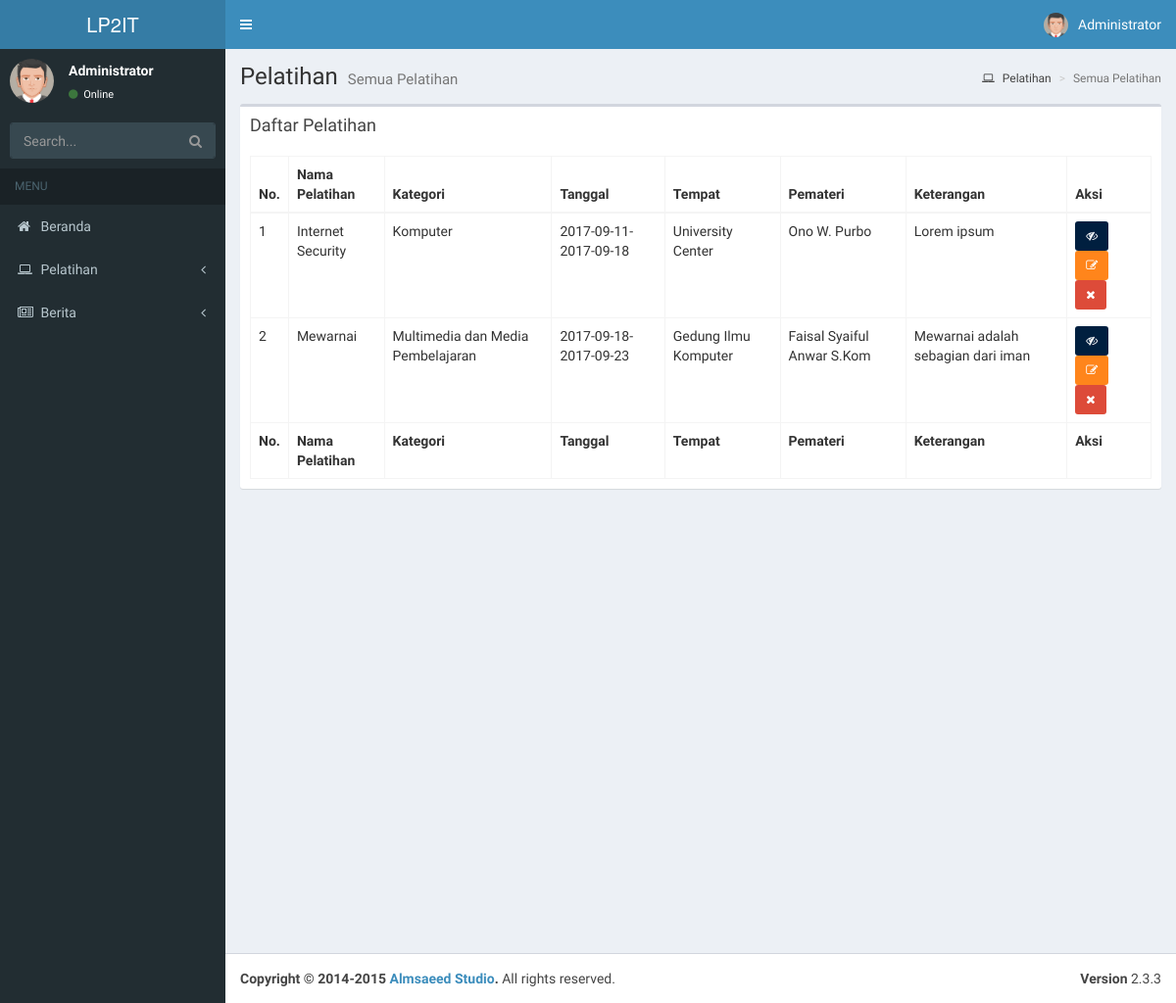
Screenshot of /index.php/admin/trainingAll with the database file from the repository.
### tables this page shows
CREATE TABLE `pelatihan` (
  `id` int(11) NOT NULL,
  `nama` varchar(255) NOT NULL,
  `kategori` varchar(255) NOT NULL,
  `tempat` varchar(255) NOT NULL,
  `pemateri` varchar(255) NOT NULL,
  `start` date NOT NULL,
  `end` date NOT NULL,
  `stats` tinyint(1) NOT NULL DEFAULT '0',
  `keterangan` text NOT NULL
);

### application/controllers/Admin.php (called while the page is built, shortened)
<?php
class Admin extends CI_Controller {
	public function trainingAll()	{
		$data['all'] = $this->Pelatihan->selectAll()->result_array();
		$this->load->view('admin/templates/header');
		$this->load->view('admin/trainingAll',$data);
		$this->load->view('admin/templates/footer');
	}
}

### index.php (called while the page is built, shortened)
<?php
require_once BASEPATH.'core/CodeIgniter.php';

### application/models/Pelatihan.php (called while the page is built, shortened)
<?php
class Pelatihan extends CI_Model {
	public $tableName;
	public function __construct(){
		$this->tableName = "pelatihan";
	}
	public function selectAll($from=0,$offset=0){
		$this->db->select('*');
		$this->db->from($this->tableName);
		$this->db->order_by('nama','ASC');
		$this->db->limit($from,$offset);
		return $this->db->get();
	}
}

### application/views/admin/trainingAll.php (the view)
<div class="content-wrapper">
  <section class="content-header">
    <h1>
      Pelatihan
      <small>Semua Pelatihan</small>
    </h1>
    <ol class="breadcrumb">
      <li><a href="#"><i class="fa fa-laptop"></i> Pelatihan</a></li>
      <li class="active">Semua Pelatihan</li>
    </ol>
  </section>
  <section class="content">
    <div class="row">
      <div class="col-xs-12">
      <div class="box">
          <div class="box-header">
          <h3 class="box-title">Daftar Pelatihan</h3>
          </div>
          <div class="box-body">
          <table id="example2" class="table table-bordered table-hover">
              <thead>
              <tr>
                  <th>No.</th>
                  <th>Nama Pelatihan</th>
                  <th>Kategori</th>
                  <th>Tanggal</th>
                  <th>Tempat</th>
                  <th>Pemateri</th>
                  <th>Keterangan</th>
                  <th>Aksi</th>
              </tr>
              </thead>
              <tbody>
              <?php
              $i=1;foreach($all as $row){
               ?>
              <tr>
                  <td><?php echo $i++; ?></td>
                  <td><?php echo $row['nama']; ?></td>
                  <td><?php echo $row['kategori']; ?></td>
                  <td><?php echo $row['start']."-".$row['end']; ?></td>
                  <td><?php echo $row['tempat'] ?></td>
                  <td><?php echo $row['pemateri'] ?></td>
                  <td><?php echo $row['keterangan'] ?></td>
                  <td>
                    <button type="button" class="btn btn-sm bg-navy"><i class="fa fa-eye-slash"></i></button>
                    <button type="button" class="btn btn-sm bg-orange"><i class="fa fa-edit"></i></button>
                    <button type="button" class="btn btn-sm bg-red"><i class="fa fa-times"></i></button>
                  </td>
              </tr>
              <?php } ?>
              </tbody>
              <tfoot>
              <tr>
              <th>No.</th>
              <th>Nama Pelatihan</th>
              <th>Kategori</th>
              <th>Tanggal</th>
              <th>Tempat</th>
              <th>Pemateri</th>
              <th>Keterangan</th>
              <th>Aksi</th>
              </tr>
              </tfoot>
          </table>
          </div>
      </div>
      </div>
  </div>
  </section>
</div>

### application/views/admin/templates/header.php (shortened to what this page needs)
<!DOCTYPE html>
<html>
<head>
  <link rel="stylesheet" href="<?php echo base_url(); ?>assets/css/bootstrap.min.css">
  <link rel="stylesheet" href="https://cdnjs.cloudflare.com/ajax/libs/font-awesome/4.5.0/css/font-awesome.min.css">
  <link rel="stylesheet" href="https://cdnjs.cloudflare.com/ajax/libs/ionicons/2.0.1/css/ionicons.min.css">
  <link rel="stylesheet" href="<?php echo base_url(); ?>assets/css/AdminLTE/AdminLTE.min.css">
  <link rel="stylesheet" href="<?php echo base_url(); ?>assets/css/AdminLTE/skins/_all-skins.min.css">
  <link rel="stylesheet" href="<?php echo base_url(); ?>plugins/iCheck/flat/blue.css">
  <link rel="stylesheet" href="<?php echo base_url(); ?>plugins/morris/morris.css">
  <link rel="stylesheet" href="<?php echo base_url(); ?>plugins/jvectormap/jquery-jvectormap-1.2.2.css">
  <link rel="stylesheet" href="<?php echo base_url(); ?>plugins/datepicker/datepicker3.css">
  <link rel="stylesheet" href="<?php echo base_url(); ?>plugins/daterangepicker/daterangepicker-bs3.css">
  <link rel="stylesheet" href="<?php echo base_url(); ?>plugins/bootstrap-wysihtml5/bootstrap3-wysihtml5.min.css">
</head>
<body class="hold-transition skin-blue sidebar-mini">
<div class="wrapper">
<header class="main-header">
    <a href="#" class="logo">
      <span class="logo-lg"> LP2IT</span>
    </a>
    <nav class="navbar navbar-static-top">
      <a href="#" class="sidebar-toggle" data-toggle="offcanvas" role="button">
      </a>
      <div class="navbar-custom-menu">
        <ul class="nav navbar-nav">
          <li class="dropdown user user-menu">
            <a href="#" class="dropdown-toggle" data-toggle="dropdown">
              <img src="<?php echo base_url(); ?>assets/img/avatar5.png" class="user-image" alt="User Image">
              <span class="hidden-xs">Administrator</span>
            </a>
          </li>
        </ul>
      </div>
    </nav>
  </header>
  <aside class="main-sidebar">
    <section class="sidebar">
      <div class="user-panel">
        <div class="pull-left image">
          <img src="<?php echo base_url(); ?>assets/img/avatar5.png" class="img-circle" alt="User Image">
        </div>
        <div class="pull-left info">
          <p>Administrator</p>
          <a href="#"><i class="fa fa-circle text-success"></i> Online</a>
        </div>
      </div>
      <form action="#" method="get" class="sidebar-form">
        <div class="input-group">
          <input type="text" name="q" class="form-control" placeholder="Search...">
              <span class="input-group-btn">
                <button type="submit" name="search" id="search-btn" class="btn btn-flat"><i class="fa fa-search"></i>
                </button>
              </span>
        </div>
      </form>
      <ul class="sidebar-menu">
        <li class="header">MENU</li>
        <li class="treeview">
          <a href="<?php echo site_url(); ?>Admin">
            <i class="fa fa-home"></i> <span>Beranda</span></i>
          </a>
        </li>
        <li class="treeview">
          <a href="#">
            <i class="fa fa-laptop"></i>
            <span>Pelatihan</span>
            <i class="fa fa-angle-left pull-right"></i>
          </a>
        </li>
        <li class="treeview">
          <a href="#">
              <i class="fa fa-newspaper-o"></i> <span>Berita</span>
            <i class="fa fa-angle-left pull-right"></i>
          </a>
        </li>
      </ul>
    </section>
  </aside>

### application/views/admin/templates/footer.php (shortened to what this page needs)
  <footer class="main-footer">
    <div class="pull-right hidden-xs">
      <b>Version</b> 2.3.3
    </div>
    <strong>Copyright &copy; 2014-2015 <a href="http://almsaeedstudio.com">Almsaeed Studio</a>.</strong> All rights
    reserved.
  </footer>
</div>
</body>
</html>

### rows the page displays
pelatihan: nama "Internet Security", kategori "Komputer", start "2017-09-11", end "2017-09-18", tempat "University Center", pemateri "Ono W. Purbo", keterangan "Lorem ipsum"
pelatihan: nama "Mewarnai", kategori "Multimedia dan Media Pembelajaran", start "2017-09-18", end "2017-09-23", tempat "Gedung Ilmu Komputer", pemateri "Faisal Syaiful Anwar S.Kom", keterangan "Mewarnai adalah sebagian dari iman"
